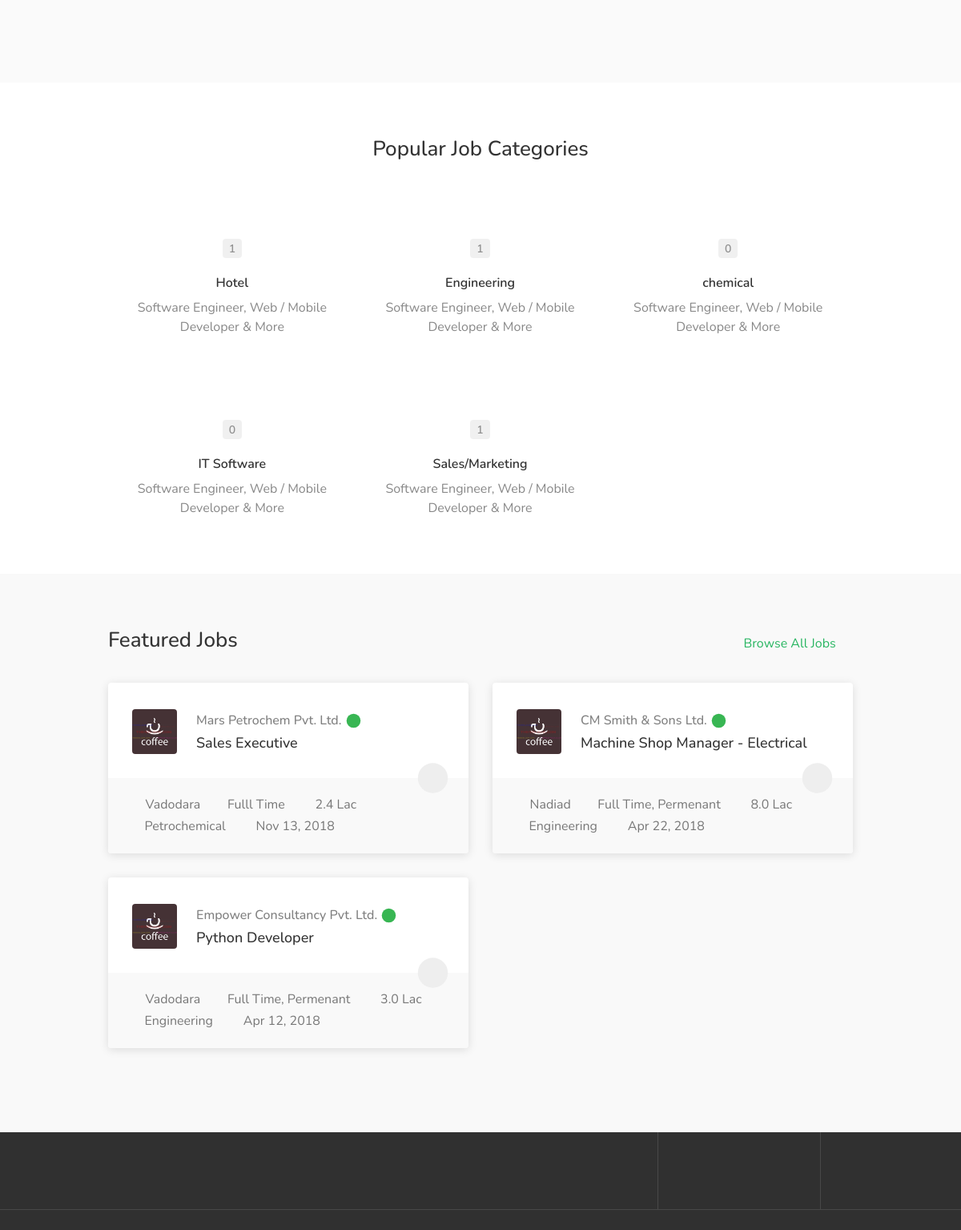
Before: / (middle part) with the older database file.
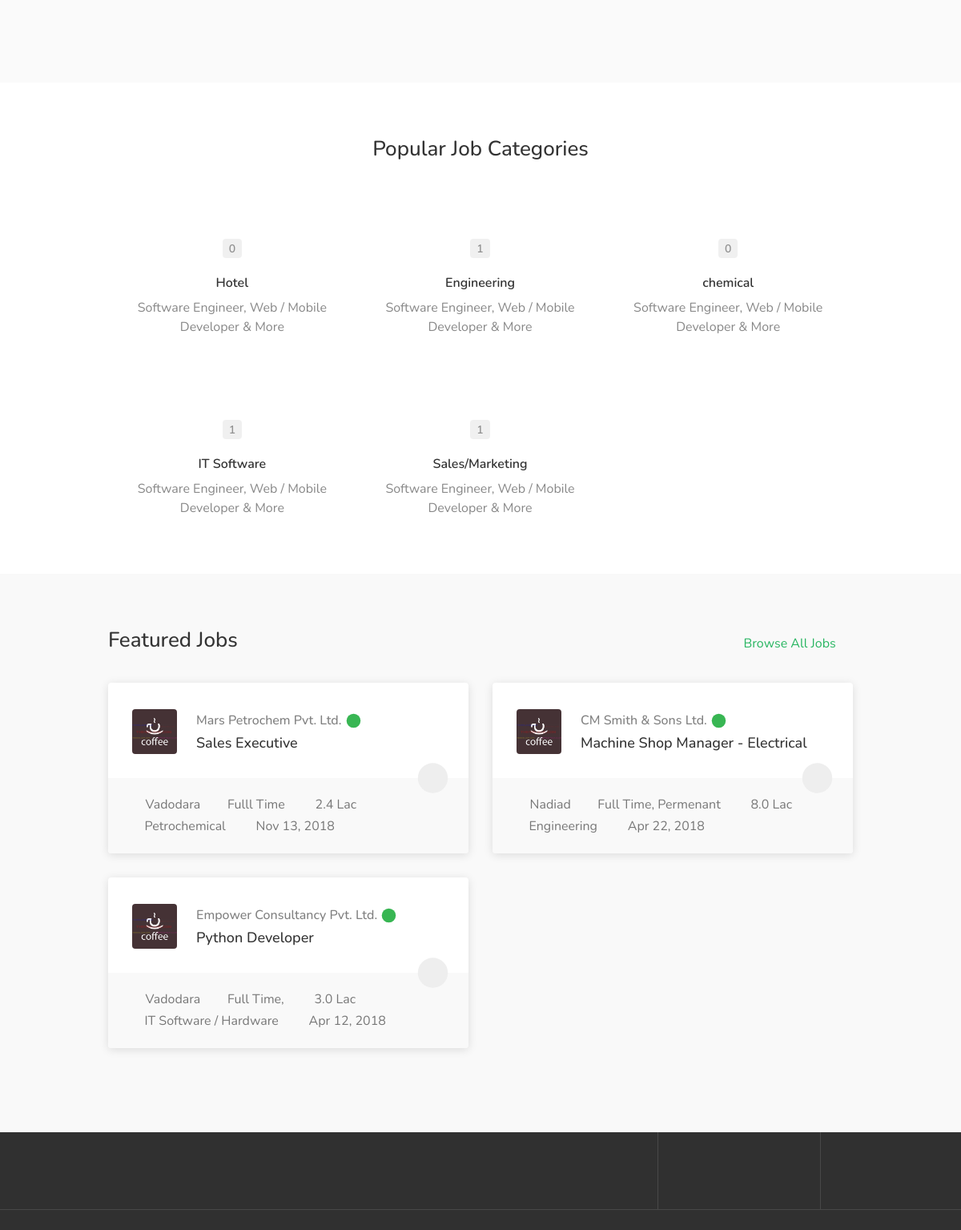
After: the same page with the newer database file.
### jobopening/models.py (models this page shows, shortened)
class FunctionalArea(models.Model):
    industry = models.ForeignKey(Industry)
    default_industry = models.ForeignKey('Industry', related_name='Default_Industry', null=True, blank=True)
    functional_area = models.CharField(max_length=30, unique=True)
    slug = models.SlugField(unique=True)
    def get_absolute_url(self):
        return reverse("functional_area", kwargs={"slug": self.slug})
    class Meta:
        ordering = ["id"]

class Jobopening(models.Model):
    assign_recruiter = models.ForeignKey(
        AUTH_USER_MODEL,
        on_delete=models.CASCADE,
        related_name="Recruiter_Handling",
        null=True,
        blank=True,
    )
    job_title = models.CharField(max_length=50, verbose_name='Designation', editable=True)
    slug = models.SlugField(max_length=40)
    company_name = models.ForeignKey(CompanyProfile, on_delete=models.CASCADE, verbose_name='Company Name')
    job_location = models.ForeignKey(JobLocation, on_delete=models.CASCADE, verbose_name='Job Location')
    job_location_sample = models.CharField(choices=JOB_LOCATION_CHOICES, max_length=20, null=True,
                                           verbose_name='Sample Job Location')
    experience = models.DecimalField(decimal_places=1, max_digits=5, null=True, verbose_name='Experience')
    skill = models.CharField(max_length=100, verbose_name='Skills')
    qualification = models.CharField(choices=QUALIFICATION_CHOICES, max_length=100, verbose_name='Qualification')
    min_salary_budget = models.DecimalField(decimal_places=1, max_digits=10, null=True, verbose_name='Min. Salary Criteria')
    max_salary_budget = models.DecimalField(decimal_places=1, max_digits=10, null=True, verbose_name='Max. Salary Criteria')
    referral_reward = models.DecimalField(decimal_places=0, max_digits=10, null=True, verbose_name='Referral Amount')
    industry = models.ForeignKey(Industry, null=True, blank=True)
    functional_area = models.ForeignKey(FunctionalArea, null=True, blank=True)
    default_industry = models.ForeignKey(DefaultIndustry, null=True, blank=True)
    role_category = models.CharField(max_length=50, verbose_name='Role Category')
    employment_type = models.CharField(max_length=50, verbose_name='Employment Type')
    job_description = models.TextField(verbose_name='Job Summary', null=True, blank=True)
    job_objective = models.TextField(verbose_name='Job Objectives', null=True, blank=True)
    must_have_skills = models.TextField(verbose_name='Must Have Skills', null=True, blank=True)
    nice_to_have = models.CharField(max_length=500, verbose_name='Nice To Have', null=True)
    job_created = models.DateTimeField(auto_created=True, null=True)
    active = models.BooleanField(default=True)
    Questions = models.ManyToManyField(ApplicationQuestions, default=None, verbose_name='Application Questionnaires')
    objects = JobOpeningManager()
    tags = TaggableManager()
    class Meta:
        ordering = ["-job_created"]
    def get_absolute_url(self):
        return reverse('job-detail', kwargs={'slug': self.slug})

class JobLocation(models.Model):
    job_location = models.CharField(max_length=20)
    slug = models.SlugField()
    def __str__(self):
        return self.job_location
    class Meta:
        ordering = ["id"]

class Industry(models.Model):
    industry = models.CharField(max_length=30)
    slug = models.SlugField()
    def __str__(self):
        return self.industry
    class Meta:
        ordering = ["id"]

### employer/models.py (models this page shows, shortened)
class CompanyProfile(models.Model):
    company = models.CharField(max_length=50)
    slug = models.SlugField(max_length=40)
    company_profile = models.TextField()
    company_location = models.CharField(choices=JOB_LOCATION_CHOICES, max_length=50)
    company_website = models.URLField(verbose_name='Website', default=None)
    founded_year = models.PositiveIntegerField(null=True, blank=True)
    total_employees = models.PositiveIntegerField(null=True, blank=True)
    company_review = models.DecimalField(decimal_places=1, max_digits=2, null=True, blank=True, help_text="Rate Company Out Of Five")
    company_date_created = models.DateTimeField(auto_created=True)
    def __str__(self):
        return self.company

### jobopening/views.py (the view, shortened to what this page needs)
# urls.py: url(r'^$', IndexListView.as_view(), name='index'),
class IndexListView(TagMixin, ListView):
    model = Jobopening
    template_name = 'new_theme/index.html'
    def get_context_data(self, **kwargs):
        context = super(IndexListView, self).get_context_data(kwargs)
        context.update({
            'total_opening': Jobopening.objects.all(),
            'total_companies' : CompanyProfile.objects.all(),
            'total_profiles' : Jobseeker.objects.all(),
            'industry': Industry.objects.all(),
            'function_area': FunctionalArea.objects.all(),
            'location': JobLocation.objects.all(),
            'questions': ApplicationQuestions.objects.all(),
            'query': self.request.GET.get('q')
        })
        return context
    def get_queryset(self):
        queryset_list = Jobopening.objects.all()
        query = self.request.GET.get("q")
        return queryset_list

### jobopening/models.py (called while the page is built)
    def active(self):
        return self.filter(active=True)

    def get_queryset(self):
        return JobOpeningQueryset(self.model, using=self._db)

    def all(self, **kwargs):
        return self.get_queryset().active()

### jobopening/views.py (called while the page is built)
    def get_context_data(self, kwargs):
        context = super(TagMixin, self).get_context_data(**kwargs)
        context['tags'] = Tag.objects.distinct()
        return context

### templates/new_theme/index.html (shortened to what this page needs)
{% extends 'base.html' %}
{% load static %}
{% load humanize %}
{% block content %}
    <body>
    <div id="wrapper">
        <div class="intro-banner" data-background-image="{% static 'new_theme/images/home-background.jpg' %}">
        </div>
        <div class="section margin-top-65">
            <div class="container">
                <div class="row">
                    <div class="col-xl-12">
                        <div class="section-headline centered margin-bottom-15">
                            <h3>Popular Job Categories</h3>
                        </div>
                        <div class="categories-container">
                            {% for by_functional_area in function_area %}
                                <a href="{{ by_functional_area.get_absolute_url }}" class="category-box">
                                    <div class="category-box-icon">
                                        <i class="icon-line-awesome-file-code-o"></i>
                                    </div>
                                    <div class="category-box-counter">{{ by_functional_area.jobopening_set.count }}</div>
                                    <div class="category-box-content">
                                        <h3>{{ by_functional_area.functional_area }}</h3>
                                        <p>Software Engineer, Web / Mobile Developer & More</p>
                                    </div>
                                </a>
                            {% endfor %}
                        </div>
                    </div>
                </div>
            </div>
        </div>
        <div class="section gray margin-top-45 padding-top-65 padding-bottom-75">
            <div class="container">
                <div class="row">
                    <div class="col-xl-12">
                        <div class="section-headline margin-top-0 margin-bottom-35">
                            <h3>Featured Jobs</h3>
                            <a href="{% url 'jobopening-list' %}" class="headline-link">Browse All Jobs</a>
                        </div>
                        <div class="listings-container grid-layout margin-top-35">
                            {% for job in object_list %}
                                <a href="{{ job.get_absolute_url }}" class="job-listing">
                                    <div class="job-listing-details">
                                        <div class="job-listing-company-logo">
                                            <img src="{% static 'new_theme/images/company-logo-02.png' %}" alt="">
                                        </div>
                                        <div class="job-listing-description">
                                            <h4 class="job-listing-company">{{ job.company_name }} <span
                                                    class="verified-badge"
                                                    title="Verified Employer"
                                                    data-tippy-placement="top"></span>
                                            </h4>
                                            <h3 class="job-listing-title">{{ job.job_title }}</h3>
                                        </div>
                                    </div>
                                    <div class="job-listing-footer">
                                        <span class="bookmark-icon"></span>
                                        <ul>
                                            <li><i class="icon-material-outline-location-on"></i> {{ job.job_location }}
                                            </li>
                                            <li>
                                                <i class="icon-material-outline-business-center"></i>{{ job.employment_type }}
                                            </li>
                                            <li>
                                                <i class="icon-line-awesome-rupee"></i> {{ job.max_salary_budget }} Lac
                                            </li>
                                            <li><i class="icon-material-outline-business-center"></i>{{ job.industry }}
                                            </li>
                                            <li><i class="icon-material-outline-access-time"></i> {{ job.job_created |date:"M d, Y"}}
                                            </li>
                                        </ul>
                                    </div>
                                </a>
                            {% endfor %}
                        </div>
                    </div>
                </div>
            </div>
        </div>
    </div>
    </body>
{% endblock %}

### templates/base.html (shortened to what this page needs)
{% load static %}
{% load staticfiles %}
<!DOCTYPE html>
<html lang="en">
{% block head %}
    <head>
        <link rel="stylesheet" href="{% static 'new_theme/css/style.css' %}">
        <link rel="stylesheet" href="{% static 'new_theme/css/colors/green.css' %}">
    </head>
{% endblock %}
{% block content %}
{% endblock %}
{% block footer %}
    <div id="footer">
        <div class="footer-top-section">
            <div class="container">
                <div class="row">
                    <div class="col-xl-12">
                        <div class="footer-rows-container">
                            <div class="footer-rows-right">
                                <div class="footer-row">
                                    <div class="footer-row-inner">
                                        <ul class="footer-social-links">
                                            <li>
                                                <a href="#" title="Facebook" data-tippy-placement="bottom"
                                                   data-tippy-theme="light">
                                                    <i class="icon-brand-facebook-f"></i>
                                                </a>
                                            </li>
                                            <li>
                                                <a href="#" title="Twitter" data-tippy-placement="bottom"
                                                   data-tippy-theme="light">
                                                    <i class="icon-brand-twitter"></i>
                                                </a>
                                            </li>
                                            <li>
                                                <a href="#" title="Google Plus" data-tippy-placement="bottom"
                                                   data-tippy-theme="light">
                                                    <i class="icon-brand-google-plus-g"></i>
                                                </a>
                                            </li>
                                            <li>
                                                <a href="#" title="LinkedIn" data-tippy-placement="bottom"
                                                   data-tippy-theme="light">
                                                    <i class="icon-brand-linkedin-in"></i>
                                                </a>
                                            </li>
                                        </ul>
                                        <div class="clearfix"></div>
                                    </div>
                                </div>
                                <div class="footer-row">
                                </div>
                            </div>
                        </div>
                    </div>
                </div>
            </div>
        </div>
        <div class="footer-middle-section">
        </div>
    </div>
{% endblock %}
</html>

### static/new_theme/css/colors/green.css (style rules this page uses)
a, .header-widget .log-in-button:hover i, .notification-text span.color, .header-notifications-content .notification-text span.color, ul.user-menu-small-nav li a:hover, ul.user-menu-small-nav li a:hover i, #navigation ul li:hover a:after, #navigation ul li a.current, #navigation ul li a.current:after, #navigation ul li:hover a, #breadcrumbs ul li a:hover, #breadcrumbs.white ul li a:hover, .single-page-header .header-details li a:hover, .blog-post-content h3 a:hover, #posts-nav li a:hover, .task-tags span, .freelancer-detail-item a:hover, .list-4 li:before, .list-3 li:before, .list-2 li:before, .list-1 li:before, .share-buttons-content span strong, .keyword, .banner-headline strong.color, .category-box-icon, .recommended .pricing-plan-label, .recommended .pricing-plan-label strong, .boxed-widget.summary li.total-costs span, .testimonial-box:before, .single-counter h3, .popup-tabs-nav li.active a, .dialog-with-tabs .forgot-password:hover, .dropdown-menu > li > a:hover, .dropdown-menu > .active > a, .dropdown-menu > .active > a:hover, .bootstrap-select .dropdown-menu li.selected a span.check-mark:before, .bootstrap-select .dropdown-menu li.selected:hover a span.check-mark:before, .boxed-list-headline h3 i, .boxed-list-item .item-details .detail-item a:hover, .job-overview .job-overview-inner ul li i, .dashboard-nav ul:before, .dashboard-nav ul li.active-submenu a i, .dashboard-nav ul li.active a i, .dashboard-nav ul li:hover a i, .dashboard-nav ul li.active-submenu a, .dashboard-nav ul li:hover a, .dashboard-nav ul li.active a, .dashboard-nav ul li.active-submenu a:after, .dashboard-nav ul li.active a:after, .dashboard-nav ul li:hover a:after, .dashboard-box .headline h3 i, .help-icon, .header-widget .log-in-button:hover, .header-widget .log-in-button:hover i { color:#28b661; }

Changed rows visible on the page:
computed for FunctionalArea "Hotel": jobopening_set.count "1" → "0"
computed for FunctionalArea "IT Software": jobopening_set.count "0" → "1"
changed Jobopening "Python Developer": employment_type "Full Time, Permenant" → "Full Time,"; industry "Engineering" → "IT Software / Hardware"
